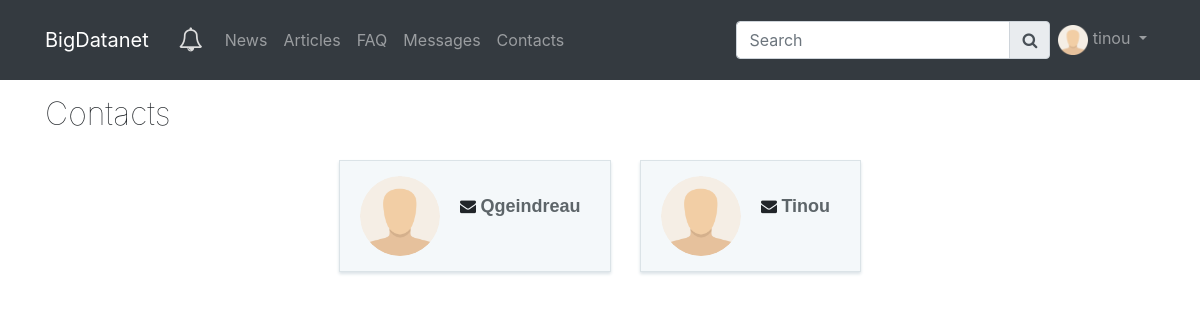
The page /users/ (signed in) on the database its author committed.
### bootcamp/users/models.py (models this page shows, shortened)
class User(AbstractUser):
    name = models.CharField(_("User's name"), blank=True, max_length=255)
    picture = models.ImageField(
        _("Profile picture"), upload_to="profile_pics/", null=True, blank=True
    )
    location = models.CharField(_("Location"), max_length=50, null=True, blank=True)
    job_title = models.CharField(_("Job title"), max_length=50, null=True, blank=True)
    personal_url = models.URLField(
        _("Personal URL"), max_length=555, blank=True, null=True
    )
    facebook_account = models.URLField(
        _("Facebook profile"), max_length=255, blank=True, null=True
    )
    twitter_account = models.URLField(
        _("Twitter account"), max_length=255, blank=True, null=True
    )
    github_account = models.URLField(
        _("GitHub profile"), max_length=255, blank=True, null=True
    )
    linkedin_account = models.URLField(
        _("LinkedIn profile"), max_length=255, blank=True, null=True
    )
    short_bio = models.CharField(
        _("Describe yourself"), max_length=60, blank=True, null=True
    )
    bio = models.CharField(_("Short bio"), max_length=280, blank=True, null=True)
    def get_profile_name(self):
        if self.name:
            return self.name
        return self.username

### bootcamp/users/views.py (the view)
class UserListView(LoginRequiredMixin, ListView):
    model = User
    slug_field = "username"
    slug_url_kwarg = "username"

### bootcamp/templates/users/user_list.html (shortened to what this page needs)
{% extends "base.html" %}
{% load static i18n %}
{% load thumbnail %}
{% block head %}
  <link href="{% static 'css/user_list.css' %}" rel="stylesheet">
{% endblock head %}
{% block content %}
  <div class="page-header">
    <h1>{% trans 'Contacts' %}</h1>
  </div>
  <ul class="user-profiles-list">
    {% for user in user_list %}
      <li>
        <div class="user-avatar">
          <a href="{% url 'users:detail' user.username  %}" class="user-avatar">
            {% thumbnail user.picture "x80" as im %}
              <img src="{{ im.url }}" alt="{% trans 'Picture Profile' %}" id="pic">
            {% empty %}
              <img src="{% static 'img/user.png' %}" height="80px" alt="{% trans 'No Profile Picture' %}" />
            {% endthumbnail %}
          </a>
        </div>
        <p>
          <i class="fa fa-envelope" aria-hidden="true"></i>
          <a class="email" href="mailto:{{ user.email }}">
            {{ user.get_profile_name|title }}
          </a>
          <span>
          </span>
          <span>
          </span>
        </p>
      </li>
    {% endfor %}
  </ul>
{% endblock content %}

### bootcamp/templates/base.html (shortened to what this page needs)
{% load static i18n thumbnail %}<!DOCTYPE html>
<html lang="en">
  <head>
    {% block css %}
    <link rel="stylesheet" href="https://maxcdn.bootstrapcdn.com/bootstrap/4.0.0/css/bootstrap.min.css">
    <link rel="stylesheet" type="text/css" href="{% static 'fonts/font-awesome-4.7.0/css/font-awesome.min.css' %}">
    <link href="{% static 'css/bootcamp.css' %}?v=1" rel="stylesheet">
    {% endblock css %}
    {% block head %}{% endblock head %}
  </head>
  <body>
    {% block body %}
      <div class="m-b-1">
        {% if request.user.is_authenticated %}
          <nav class="navbar fixed-top navbar-expand-md navbar-dark bg-dark">
            <div class="container">
              <a class="navbar-brand" href="#">BigDatanet</a>
              <div class="collapse navbar-collapse" id="navbarSupportedContent">
                <ul class="navbar-nav">
                  <li class="nav-item">
                    <a class="btn btn-md" href="#" id="notifications" data-toggle="popover" data-title="{% trans 'Notifications' %}">
                        <i class="fa fa-bell-o" aria-hidden="true"></i>
                    </a>
                  </li>
                </ul>
                <ul class="navbar-nav mr-auto">
                  <li class="nav-item"><a class="nav-link" href="{% url 'news:list' %}">{% trans 'News' %} <span class="sr-only">(current)</span></a></li>
                  <li class="nav-item"><a class="nav-link" href="{% url 'articles:list' %}">Articles</a></li>
                  <li class="nav-item"><a class="nav-link" href="{% url 'qa:index_noans' %}">{% trans 'FAQ' %}</a></li>
                  <li class="nav-item"><a class="nav-link" href="{% url 'messager:messages_list' %}">{% trans 'Messages' %}</a></li>
                  <li class="nav-item"><a class="nav-link" href="{% url 'users:list' %}">{% trans 'Contacts' %}</a></li>
                </ul>
                <ul class="nav navbar-nav navbar-right">
                  {% if not hide_search %}
                    <form class="form-inline navbar-left" role="search" action="{% url 'search:results' %}">
                      <div class="input-group">
                        <input name="query" type="search" id="searchInput" class="form-control" placeholder="{% trans 'Search' %}" aria-label="Search">
                        <div class="input-group-append">
                          <span class="input-group-text"><i class="fa fa-search" aria-hidden="true"></i></span>
                        </div>
                      </div>
                    </form>
                  {% endif %}
                  <li class="nav-item dropdown">
                    <a class="nav-link dropdown-toggle" href="#" id="navbarDropdown" role="button" data-toggle="dropdown" aria-haspopup="true" aria-expanded="false">
                      {% thumbnail request.user.picture "x30" as im %}
                        <img src="{{ im.url }}" style="border-radius: 50%;" alt="{% trans 'User Image' %}" class="user-image">
                      {% empty %}
                        <img src="{% static 'img/user.png' %}" height="30px" alt="{% trans 'No Profile Picture' %}" />
                      {% endthumbnail %}
                      {{ request.user.username }}
                    </a>
                  </li>
                </ul>
              </div>
            </div>
          </nav>
        {% endif %}
      </div>
      <div id="header" class="container">
        {% block content %}{% endblock content %}
      </div>
    {% endblock body %}
  </body>
</html>

### bootcamp/static/css/bootcamp.css (style rules this page uses)
body { padding-top: 80px; }
.page-header { margin-top: 15px; margin-bottom: 15px; }
.page-header h1 { margin: 0; font-weight: 100; font-size: 2em; }
#notifications { font-size: 1.5em; padding: 13px; color: #dddddd; }

### bootcamp/static/css/user_list.css (style rules this page uses)
.user-profiles-list { line-height: 1; list-style:none; text-align: center; margin:0; padding:0; }
.user-profiles-list li { display: inline-block; box-sizing:border-box; position: relative; text-align:left; font:normal 16px sans-serif; padding: 15px 30px 15px 20px; margin: 12px; background-color:#f4f8fa; border:1px solid #dbe3e7; box-shadow: 0 2px 3px #dbe3e7; }
.user-profiles-list .user-avatar { float: left; width:100px; text-align: left; }
.user-profiles-list .user-avatar img { border-radius: 50%; border:0; }
.user-profiles-list p { white-space: nowrap; overflow: hidden; text-overflow:ellipsis; text-align: left; margin-top: 20px; max-width:340px; }
.user-profiles-list p a { color:#5d6569; text-decoration: none; font-weight:bold; font-size:18px; }
.user-profiles-list p span { display: block; font-size: 13px; color:#808d93; padding-top:4px; }

### rows shown on the page
User: user.username "tinou", get_profile_name "Tinou"
User: get_profile_name "Qgeindreau"
